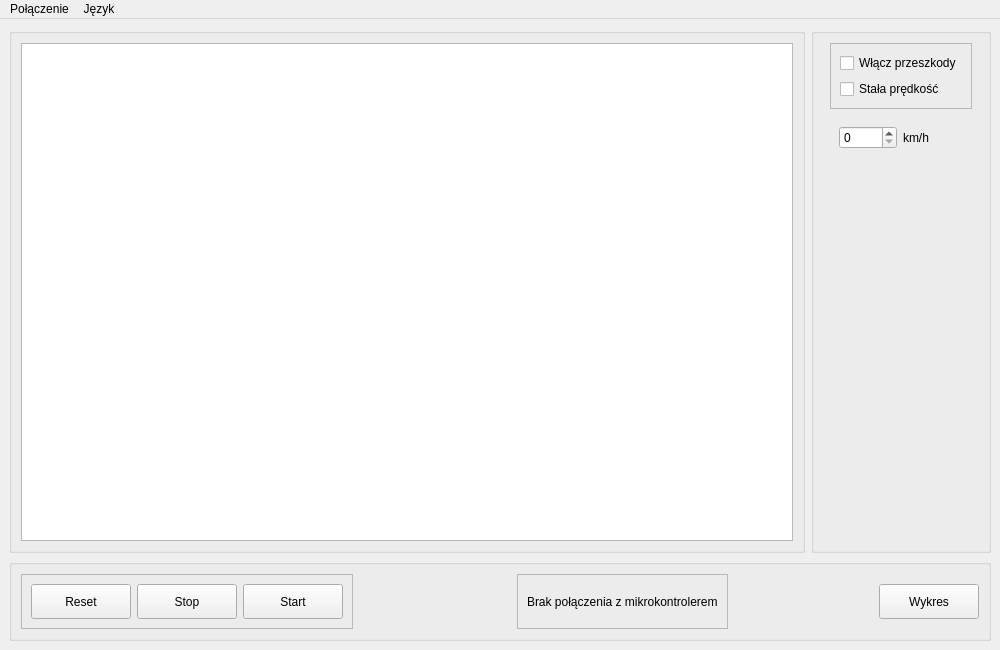
<?xml version="1.0" encoding="UTF-8"?>
<ui version="4.0">
 <class>MainWindow</class>
 <widget class="QMainWindow" name="MainWindow">
  <property name="geometry">
   <rect>
    <x>0</x>
    <y>0</y>
    <width>1000</width>
    <height>650</height>
   </rect>
  </property>
  <property name="minimumSize">
   <size>
    <width>1000</width>
    <height>650</height>
   </size>
  </property>
  <property name="maximumSize">
   <size>
    <width>16777215</width>
    <height>16777215</height>
   </size>
  </property>
  <property name="baseSize">
   <size>
    <width>1000</width>
    <height>650</height>
   </size>
  </property>
  <property name="windowTitle">
   <string>MainWindow</string>
  </property>
  <widget class="QWidget" name="centralwidget">
   <property name="maximumSize">
    <size>
     <width>16777215</width>
     <height>16777215</height>
    </size>
   </property>
   <layout class="QGridLayout" name="gridLayout">
    <item row="0" column="0">
     <widget class="QGroupBox" name="gropbox">
      <property name="minimumSize">
       <size>
        <width>760</width>
        <height>510</height>
       </size>
      </property>
      <property name="maximumSize">
       <size>
        <width>16777215</width>
        <height>16777215</height>
       </size>
      </property>
      <property name="title">
       <string/>
      </property>
      <layout class="QGridLayout" name="gridLayout_3">
       <item row="0" column="0">
        <widget class="QGraphicsView" name="graphicsView">
         <property name="minimumSize">
          <size>
           <width>750</width>
           <height>490</height>
          </size>
         </property>
        </widget>
       </item>
      </layout>
     </widget>
    </item>
    <item row="0" column="1">
     <widget class="QGroupBox" name="GroupCheckBox">
      <property name="enabled">
       <bool>true</bool>
      </property>
      <property name="minimumSize">
       <size>
        <width>180</width>
        <height>0</height>
       </size>
      </property>
      <property name="maximumSize">
       <size>
        <width>180</width>
        <height>16777215</height>
       </size>
      </property>
      <property name="title">
       <string/>
      </property>
      <layout class="QGridLayout" name="gridLayout_4">
       <item row="0" column="0">
        <layout class="QVBoxLayout" name="verticalLayout">
         <item>
          <widget class="QFrame" name="frame">
           <property name="maximumSize">
            <size>
             <width>150</width>
             <height>130</height>
            </size>
           </property>
           <property name="frameShape">
            <enum>QFrame::StyledPanel</enum>
           </property>
           <property name="frameShadow">
            <enum>QFrame::Raised</enum>
           </property>
           <layout class="QGridLayout" name="gridLayout_6">
            <item row="1" column="0">
             <widget class="QCheckBox" name="SpeedCheckBox">
              <property name="text">
               <string>Stała prędkość</string>
              </property>
             </widget>
            </item>
            <item row="0" column="0">
             <widget class="QCheckBox" name="ObstacleCheckBox">
              <property name="text">
               <string>Włącz przeszkody</string>
              </property>
             </widget>
            </item>
           </layout>
          </widget>
         </item>
         <item>
          <widget class="QWidget" name="speedWidget" native="true">
           <property name="minimumSize">
            <size>
             <width>140</width>
             <height>45</height>
            </size>
           </property>
           <property name="maximumSize">
            <size>
             <width>140</width>
             <height>45</height>
            </size>
           </property>
           <layout class="QGridLayout" name="gridLayout_7">
            <item row="0" column="0">
             <layout class="QHBoxLayout" name="speedLayout">
              <item>
               <widget class="QSpinBox" name="SpeedSpinBox"/>
              </item>
              <item>
               <widget class="QLabel" name="SpeedLabel">
                <property name="text">
                 <string>km/h</string>
                </property>
               </widget>
              </item>
             </layout>
            </item>
           </layout>
          </widget>
         </item>
         <item>
          <spacer name="verticalSpacer">
           <property name="orientation">
            <enum>Qt::Vertical</enum>
           </property>
           <property name="sizeHint" stdset="0">
            <size>
             <width>20</width>
             <height>40</height>
            </size>
           </property>
          </spacer>
         </item>
        </layout>
       </item>
      </layout>
     </widget>
    </item>
    <item row="1" column="0" colspan="2">
     <widget class="QGroupBox" name="GroupButtons">
      <property name="minimumSize">
       <size>
        <width>0</width>
        <height>0</height>
       </size>
      </property>
      <property name="maximumSize">
       <size>
        <width>16777215</width>
        <height>120</height>
       </size>
      </property>
      <property name="title">
       <string/>
      </property>
      <layout class="QGridLayout" name="gridLayout_8">
       <item row="0" column="0">
        <layout class="QHBoxLayout" name="horizontalLayout_2">
         <item>
          <widget class="QFrame" name="frame_2">
           <property name="frameShape">
            <enum>QFrame::StyledPanel</enum>
           </property>
           <property name="frameShadow">
            <enum>QFrame::Raised</enum>
           </property>
           <layout class="QGridLayout" name="gridLayout_2">
            <item row="0" column="0">
             <layout class="QHBoxLayout" name="horizontalLayout">
              <item>
               <widget class="QPushButton" name="ResetPushButton">
                <property name="minimumSize">
                 <size>
                  <width>100</width>
                  <height>35</height>
                 </size>
                </property>
                <property name="maximumSize">
                 <size>
                  <width>100</width>
                  <height>35</height>
                 </size>
                </property>
                <property name="text">
                 <string>Reset</string>
                </property>
               </widget>
              </item>
              <item>
               <widget class="QPushButton" name="StopPushButton">
                <property name="minimumSize">
                 <size>
                  <width>100</width>
                  <height>35</height>
                 </size>
                </property>
                <property name="maximumSize">
                 <size>
                  <width>100</width>
                  <height>35</height>
                 </size>
                </property>
                <property name="text">
                 <string>Stop</string>
                </property>
               </widget>
              </item>
              <item>
               <widget class="QPushButton" name="StartPushButton">
                <property name="minimumSize">
                 <size>
                  <width>100</width>
                  <height>35</height>
                 </size>
                </property>
                <property name="maximumSize">
                 <size>
                  <width>100</width>
                  <height>35</height>
                 </size>
                </property>
                <property name="text">
                 <string>Start</string>
                </property>
               </widget>
              </item>
             </layout>
            </item>
           </layout>
          </widget>
         </item>
         <item>
          <spacer name="horizontalSpacer_2">
           <property name="orientation">
            <enum>Qt::Horizontal</enum>
           </property>
           <property name="sizeHint" stdset="0">
            <size>
             <width>40</width>
             <height>20</height>
            </size>
           </property>
          </spacer>
         </item>
         <item>
          <widget class="QLabel" name="led">
           <property name="text">
            <string/>
           </property>
          </widget>
         </item>
         <item>
          <widget class="QFrame" name="frame_3">
           <property name="minimumSize">
            <size>
             <width>200</width>
             <height>0</height>
            </size>
           </property>
           <property name="frameShape">
            <enum>QFrame::StyledPanel</enum>
           </property>
           <property name="frameShadow">
            <enum>QFrame::Raised</enum>
           </property>
           <layout class="QGridLayout" name="gridLayout_5">
            <item row="0" column="0">
             <widget class="QLabel" name="mainConnectLabel">
              <property name="text">
               <string>Brak połączenia z mikrokontrolerem</string>
              </property>
             </widget>
            </item>
           </layout>
          </widget>
         </item>
         <item>
          <spacer name="horizontalSpacer">
           <property name="orientation">
            <enum>Qt::Horizontal</enum>
           </property>
           <property name="sizeHint" stdset="0">
            <size>
             <width>40</width>
             <height>20</height>
            </size>
           </property>
          </spacer>
         </item>
         <item alignment="Qt::AlignRight">
          <widget class="QPushButton" name="FigurePushButton">
           <property name="sizePolicy">
            <sizepolicy hsizetype="Minimum" vsizetype="Preferred">
             <horstretch>0</horstretch>
             <verstretch>0</verstretch>
            </sizepolicy>
           </property>
           <property name="minimumSize">
            <size>
             <width>100</width>
             <height>35</height>
            </size>
           </property>
           <property name="maximumSize">
            <size>
             <width>100</width>
             <height>35</height>
            </size>
           </property>
           <property name="layoutDirection">
            <enum>Qt::RightToLeft</enum>
           </property>
           <property name="text">
            <string>Wykres</string>
           </property>
          </widget>
         </item>
        </layout>
       </item>
      </layout>
     </widget>
    </item>
   </layout>
  </widget>
  <widget class="QMenuBar" name="menuBar">
   <property name="geometry">
    <rect>
     <x>0</x>
     <y>0</y>
     <width>1000</width>
     <height>21</height>
    </rect>
   </property>
   <widget class="QMenu" name="connectMenuBar">
    <property name="title">
     <string>Połączenie</string>
    </property>
    <addaction name="separator"/>
    <addaction name="connectAction"/>
    <addaction name="disconnectAction"/>
    <addaction name="settingAction"/>
   </widget>
   <widget class="QMenu" name="languageMenuBar">
    <property name="title">
     <string>Język</string>
    </property>
    <addaction name="polishAction"/>
    <addaction name="englishAction"/>
   </widget>
   <addaction name="connectMenuBar"/>
   <addaction name="languageMenuBar"/>
  </widget>
  <action name="connectAction">
   <property name="text">
    <string>Połącz</string>
   </property>
  </action>
  <action name="disconnectAction">
   <property name="text">
    <string>Rozłącz</string>
   </property>
  </action>
  <action name="settingAction">
   <property name="text">
    <string>Ustawienia</string>
   </property>
  </action>
  <action name="polishAction">
   <property name="text">
    <string>Polski</string>
   </property>
  </action>
  <action name="englishAction">
   <property name="text">
    <string>Angielski</string>
   </property>
  </action>
 </widget>
 <resources/>
 <connections/>
</ui>
